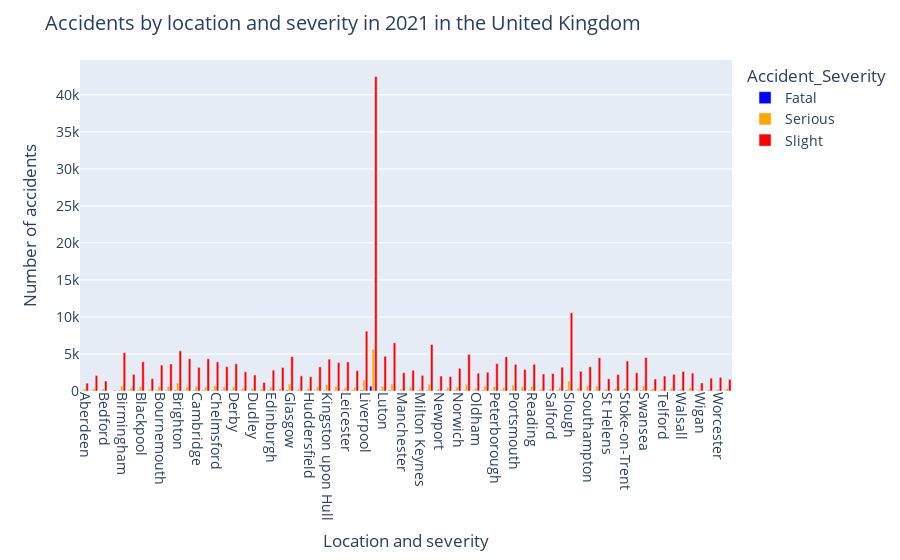

Source (notebook cell):
### Code cell
severity_counts = data.groupby(['Location', 'Accident_Severity']).size().unstack(fill_value=0)
plt.figure(figsize=(30, 12))
severity_counts.plot(kind='bar', stacked=False, edgecolor='black', color=['blue', 'orange', 'red'])
plt.xlabel("Location", fontsize=14)
plt.ylabel("Number of accidents", fontsize=14)
plt.title("Accidents by location and severity", fontsize=16)
plt.xticks(rotation=90, ha="center", fontsize=10)
plt.close()
fig = px.bar(severity_counts, barmode='group', color_discrete_sequence=['blue', 'orange', 'red'])
fig.update_layout(
    title="Accidents by location and severity in 2021 in the United Kingdom",
    xaxis_title="Location and severity",
    yaxis_title="Number of accidents",
    xaxis_tickangle=90,
    font=dict(size=14)
)
fig.write_html("accidents_by_location_and_severity.html")
fig.show()

### Figure 1 — Plotly figure (JSON) as saved in the notebook; plotly's stock layout.template omitted (floating-point values rounded to 4 significant figures)
{"data": [{"alignmentgroup": "True", "hovertemplate": "Accident_Severity=Fatal<br>Location=%{x}<br>value=%{y}<extra></extra>", "legendgroup": "Fatal", "marker": {"color": "blue", "pattern": {"shape": ""}}, "name": "Fatal", "offsetgroup": "Fatal", "orientation": "v", "showlegend": true, "textposition": "auto", "type": "bar", "x": ["Aberdeen", "Bath", "Bedford", "Belfast", "Birmingham", "Blackburn", "Blackpool", "Bolton", "Bournemouth", "Bradford", "Brighton", "Bristol", "Cambridge", "Cardiff", "Chelmsford", "Coventry", "Derby", "Doncaster", "Dudley", "Dundee", "Edinburgh", "Exeter", "Glasgow", "Gloucester", "Huddersfield", "Ipswich", "Kingston upon Hull", "Leeds", "Leicester", "Lincoln", "Liverpool", "London", "Luton", "Maidstone", "Manchester", "Middlesbrough", "Milton Keynes", "Newcastle upon Tyne", "Newport", "Northampton", "Norwich", "Nottingham", "Oldham", "Oxford", "Peterborough", "Plymouth", "Portsmouth", "Preston", "Reading", "Rotherham", "Salford", "Sheffield", "Slough", "Solihull", "Southampton", "Southend-on-Sea", "St Helens", "Stockport", "Stoke-on-Trent", "Sunderland", "Swansea", "Swindon", "Telford", "Wakefield", "Walsall", "Warrington", "Wigan", "Wolverhampton", "Worcester", "York"], "xaxis": "x", "y": [28, 54, 25, 2, 60, 40, 61, 17, 48, 52, 92, 62, 68, 71, 57, 52, 51, 47, 24, 32, 52, 45, 93, 32, 33, 62, 68, 43, 61, 79, 106, 659, 53, 89, 23, 38, 27, 73, 26, 47, 75, 54, 31, 59, 47, 62, 32, 30, 59, 29, 24, 35, 111, 33, 30, 54, 25, 30, 44, 26, 90, 57, 51, 35, 34, 41, 20, 18, 34, 31], "yaxis": "y"}, {"alignmentgroup": "True", "hovertemplate": "Accident_Severity=Serious<br>Location=%{x}<br>value=%{y}<extra></extra>", "legendgroup": "Serious", "marker": {"color": "orange", "pattern": {"shape": ""}}, "name": "Serious", "offsetgroup": "Serious", "orientation": "v", "showlegend": true, "textposition": "auto", "type": "bar", "x": ["Aberdeen", "Bath", "Bedford", "Belfast", "Birmingham", "Blackburn", "Blackpool", "Bolton", "Bournemouth", "Bradford", "Brighton", "Bristol", "Cambridge", "Cardiff", "Chelmsford", "Coventry", "Derby", "Doncaster", "Dudley", "Dundee", "Edinburgh", "Exeter", "Glasgow", "Gloucester", "Huddersfield", "Ipswich", "Kingston upon Hull", "Leeds", "Leicester", "Lincoln", "Liverpool", "London", "Luton", "Maidstone", "Manchester", "Middlesbrough", "Milton Keynes", "Newcastle upon Tyne", "Newport", "Northampton", "Norwich", "Nottingham", "Oldham", "Oxford", "Peterborough", "Plymouth", "Portsmouth", "Preston", "Reading", "Rotherham", "Salford", "Sheffield", "Slough", "Solihull", "Southampton", "Southend-on-Sea", "St Helens", "Stockport", "Stoke-on-Trent", "Sunderland", "Swansea", "Swindon", "Telford", "Wakefield", "Walsall", "Warrington", "Wigan", "Wolverhampton", "Worcester", "York"], "xaxis": "x", "y": [288, 340, 262, 25, 670, 429, 592, 233, 634, 572, 1094, 559, 627, 511, 734, 552, 539, 417, 338, 292, 512, 351, 926, 316, 294, 594, 877, 581, 430, 487, 1490, 5636, 640, 930, 269, 544, 286, 907, 299, 464, 522, 870, 346, 589, 607, 461, 788, 562, 610, 270, 308, 463, 1349, 394, 719, 647, 260, 363, 405, 348, 675, 347, 284, 376, 258, 425, 177, 201, 218, 357], "yaxis": "y"}, {"alignmentgroup": "True", "hovertemplate": "Accident_Severity=Slight<br>Location=%{x}<br>value=%{y}<extra></extra>", "legendgroup": "Slight", "marker": {"color": "red", "pattern": {"shape": ""}}, "name": "Slight", "offsetgroup": "Slight", "orientation": "v", "showlegend": true, "textposition": "auto", "type": "bar", "x": ["Aberdeen", "Bath", "Bedford", "Belfast", "Birmingham", "Blackburn", "Blackpool", "Bolton", "Bournemouth", "Bradford", "Brighton", "Bristol", "Cambridge", "Cardiff", "Chelmsford", "Coventry", "Derby", "Doncaster", "Dudley", "Dundee", "Edinburgh", "Exeter", "Glasgow", "Gloucester", "Huddersfield", "Ipswich", "Kingston upon Hull", "Leeds", "Leicester", "Lincoln", "Liverpool", "London", "Luton", "Maidstone", "Manchester", "Middlesbrough", "Milton Keynes", "Newcastle upon Tyne", "Newport", "Northampton", "Norwich", "Nottingham", "Oldham", "Oxford", "Peterborough", "Plymouth", "Portsmouth", "Preston", "Reading", "Rotherham", "Salford", "Sheffield", "Slough", "Solihull", "Southampton", "Southend-on-Sea", "St Helens", "Stockport", "Stoke-on-Trent", "Sunderland", "Swansea", "Swindon", "Telford", "Wakefield", "Walsall", "Warrington", "Wigan", "Wolverhampton", "Worcester", "York"], "xaxis": "x", "y": [1057, 2089, 1352, 71, 5171, 2252, 3964, 1662, 3502, 3649, 5423, 4360, 3196, 4346, 3931, 3282, 3668, 2592, 2165, 1151, 2806, 3181, 4657, 2045, 1931, 3260, 4301, 3831, 3931, 2742, 8077, 42473, 4688, 6508, 2468, 2802, 2107, 6285, 2020, 1947, 3055, 4932, 2404, 2539, 3706, 4619, 3599, 2908, 3615, 2304, 2357, 3210, 10568, 2659, 3271, 4493, 1647, 2216, 4051, 2461, 4527, 1616, 2028, 2251, 2645, 2418, 1090, 1733, 1838, 1577], "yaxis": "y"}], "layout": {"barmode": "group", "font": {"size": 14}, "legend": {"title": {"text": "Accident_Severity"}, "tracegroupgap": 0}, "margin": {"t": 60}, "title": {"text": "Accidents by location and severity in 2021 in the United Kingdom"}, "xaxis": {"anchor": "y", "domain": [0, 1], "tickangle": 90, "title": {"text": "Location and severity"}}, "yaxis": {"anchor": "x", "domain": [0, 1], "title": {"text": "Number of accidents"}}}}
